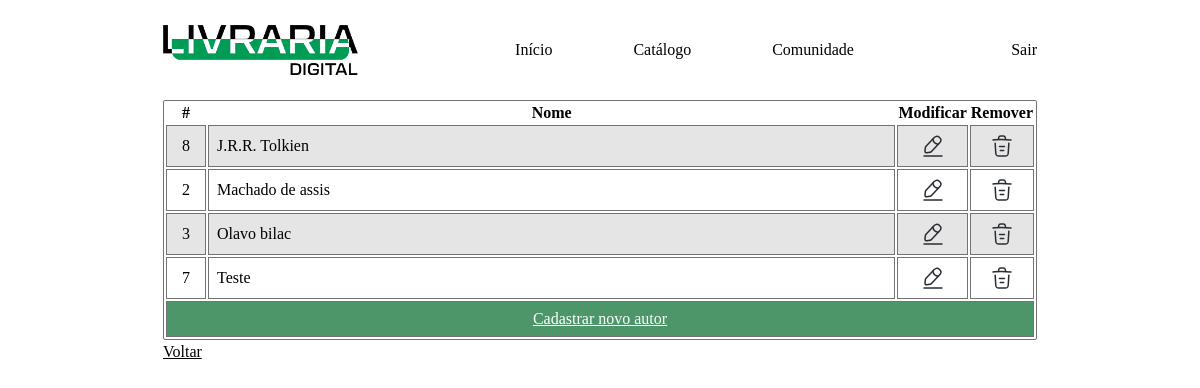
/gerenciar-autores.php (signed in), run on the app's committed database.
### tables this page shows
CREATE TABLE `tab_autores` (
  `autor_id` bigint unsigned NOT NULL AUTO_INCREMENT,
  `autor_name` varchar(50) NOT NULL,
  PRIMARY KEY (`autor_id`),
  UNIQUE KEY `autor_id` (`autor_id`)
);

### gerenciar-autores.php (the view, shortened to what this page needs)
<?php
require 'header.php';
if (!isset($_GET['edit']) && !isset($_GET['delete']) && !isset($_GET['add'])) {
?>
<div class="container mx-auto">
    <div class="w-full">
        <table class="gerenciarTable">
            <tr>
                <th>#</th>
                <th>Nome</th>
                <th>Modificar</th>
                <th>Remover</th>
            </tr>
            <?php
            $queryAutores = $pdo->prepare("SELECT * FROM tab_autores ORDER BY autor_name");
            $queryAutores->execute();
            $autores = $queryAutores->fetchAll();
            foreach ($autores as $autor) {
                echo '<tr>';
                echo '<td class="text-center w-10">' . $autor['autor_id'] . '</td>';
                echo '<td>' . $autor['autor_name'] . '</td>';
                echo '<td class="w-14"><a href="?edit=' . $autor['autor_id'] . '"><img src="src/resources/icons/edit-2.svg" alt="editar" class="mx-auto"></a></td>';
                echo '<td class="w-14"><a href="?delete=' . $autor['autor_id'] . '"><img src="src/resources/icons/trash.svg" alt="remover" class="mx-auto"></a></td>';
                echo '</tr>';
            }
            ?>
            <tr class="bg-g-light-green ">
                <td colspan="4" class="text-center text-white"><a href="?add" class="underline px-10 hover:font-bold">Cadastrar
                        novo autor</a></td>
            </tr>
        </table>
        <a href="adicionar.php" class="underline">Voltar</a>
    </div>
    <?php
    }
    ?>
</div>

### style.css (style rules this page uses)
html { line-height: 1.5; -webkit-text-size-adjust: 100%; -moz-tab-size: 4; -o-tab-size: 4; tab-size: 4; font-family: ui-sans-serif, system-ui, -apple-system, BlinkMacSystemFont, "Segoe UI", Roboto, "Helvetica Neue", Arial, "Noto Sans", sans-serif, "Apple Color Emoji", "Segoe UI Emoji", "Segoe UI Symbol", "Noto Color Emoji"; font-feature-settings: normal; }
body { margin: 0; line-height: inherit; }
a { color: inherit; text-decoration: inherit; }
table { text-indent: 0; border-color: inherit; border-collapse: collapse; }
img, svg, video, canvas, audio, iframe, embed, object { display: block; vertical-align: middle; }
img, video { max-width: 100%; height: auto; }
body { font-family: rival-sans, ui-serif, Georgia, Cambria, "Times New Roman", Times, serif; }
.container { width: 100%; padding-right: 4.688rem; padding-left: 4.688rem; }
@media (min-width: 640px) { .container { max-width: 640px; } }
@media (min-width: 768px) { .container { max-width: 768px; } }
@media (min-width: 1024px) { .container { max-width: 1024px; } }
.gerenciarTable { width: 100%; border-collapse: separate; border-radius: 0.125rem; border-width: 1px; --tw-border-opacity: 1; border-color: rgb(115 115 115 / var(--tw-border-opacity)); }
.gerenciarTable tr > td { border-collapse: collapse; border-width: 1px; --tw-border-opacity: 1; border-color: rgb(115 115 115 / var(--tw-border-opacity)); padding: 0.5rem; }
.gerenciarTable tr:nth-child(even):not(:last-child) { --tw-bg-opacity: 1; background-color: rgb(229 229 229 / var(--tw-bg-opacity)); }
.mx-auto { margin-left: auto; margin-right: auto; }
.w-10 { width: 2.5rem; }
.w-14 { width: 3.5rem; }
.w-full { width: 100%; }
.bg-g-light-green { --tw-bg-opacity: 1; background-color: rgb(76 150 105 / var(--tw-bg-opacity)); }
.px-10 { padding-left: 2.5rem; padding-right: 2.5rem; }
.text-center { text-align: center; }
.text-white { --tw-text-opacity: 1; color: rgb(255 255 255 / var(--tw-text-opacity)); }
.underline { text-decoration-line: underline; }

### data on the page
tab_autores: autor_id "8", autor_name "J.R.R. Tolkien"
tab_autores: autor_id "2", autor_name "Machado de assis"
tab_autores: autor_id "3", autor_name "Olavo bilac"
tab_autores: autor_id "7", autor_name "Teste"
